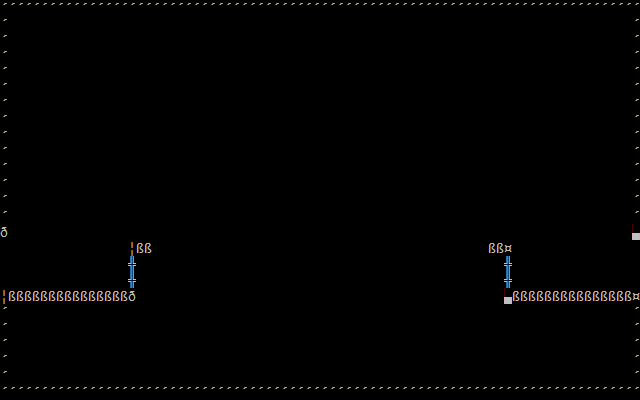

This game map was drawn from its Tiled (.tmx) file and the tilesets committed beside it. A one-line description and the full map source follow:
An orthogonal 80x25 tile map with 8x16 px tiles, 1 tile layer (Calque de Tile 1) and 1 object (Dark_Gray).

<map version="1.0" orientation="orthogonal" renderorder="right-down" width="80" height="25" tilewidth="8" tileheight="16" nextobjectid="3">
 <tileset firstgid="1" source="../Tools/Texture.tsx" />
 <layer name="Calque de Tile 1" width="80" height="25">
  <data encoding="csv">
239,239,239,239,239,239,239,239,239,239,239,239,239,239,239,239,239,239,239,239,239,239,239,239,239,239,239,239,239,239,239,239,239,239,239,239,239,239,239,239,239,239,239,239,239,239,239,239,239,239,239,239,239,239,239,239,239,239,239,239,239,239,239,239,239,239,239,239,239,239,239,239,239,239,239,239,239,239,239,239,
239,0,0,0,0,0,0,0,0,0,0,0,0,0,0,0,0,0,0,0,0,0,0,0,0,0,0,0,0,0,0,0,0,0,0,0,0,0,0,0,0,0,0,0,0,0,0,0,0,0,0,0,0,0,0,0,0,0,0,0,0,0,0,0,0,0,0,0,0,0,0,0,0,0,0,0,0,0,0,239,
239,0,0,0,0,0,0,0,0,0,0,0,0,0,0,0,0,0,0,0,0,0,0,0,0,0,0,0,0,0,0,0,0,0,0,0,0,0,0,0,0,0,0,0,0,0,0,0,0,0,0,0,0,0,0,0,0,0,0,0,0,0,0,0,0,0,0,0,0,0,0,0,0,0,0,0,0,0,0,239,
239,0,0,0,0,0,0,0,0,0,0,0,0,0,0,0,0,0,0,0,0,0,0,0,0,0,0,0,0,0,0,0,0,0,0,0,0,0,0,0,0,0,0,0,0,0,0,0,0,0,0,0,0,0,0,0,0,0,0,0,0,0,0,0,0,0,0,0,0,0,0,0,0,0,0,0,0,0,0,239,
239,0,0,0,0,0,0,0,0,0,0,0,0,0,0,0,0,0,0,0,0,0,0,0,0,0,0,0,0,0,0,0,0,0,0,0,0,0,0,0,0,0,0,0,0,0,0,0,0,0,0,0,0,0,0,0,0,0,0,0,0,0,0,0,0,0,0,0,0,0,0,0,0,0,0,0,0,0,0,239,
239,0,0,0,0,0,0,0,0,0,0,0,0,0,0,0,0,0,0,0,0,0,0,0,0,0,0,0,0,0,0,0,0,0,0,0,0,0,0,0,0,0,0,0,0,0,0,0,0,0,0,0,0,0,0,0,0,0,0,0,0,0,0,0,0,0,0,0,0,0,0,0,0,0,0,0,0,0,0,239,
239,0,0,0,0,0,0,0,0,0,0,0,0,0,0,0,0,0,0,0,0,0,0,0,0,0,0,0,0,0,0,0,0,0,0,0,0,0,0,0,0,0,0,0,0,0,0,0,0,0,0,0,0,0,0,0,0,0,0,0,0,0,0,0,0,0,0,0,0,0,0,0,0,0,0,0,0,0,0,239,
239,0,0,0,0,0,0,0,0,0,0,0,0,0,0,0,0,0,0,0,0,0,0,0,0,0,0,0,0,0,0,0,0,0,0,0,0,0,0,0,0,0,0,0,0,0,0,0,0,0,0,0,0,0,0,0,0,0,0,0,0,0,0,0,0,0,0,0,0,0,0,0,0,0,0,0,0,0,0,239,
239,0,0,0,0,0,0,0,0,0,0,0,0,0,0,0,0,0,0,0,0,0,0,0,0,0,0,0,0,0,0,0,0,0,0,0,0,0,0,0,0,0,0,0,0,0,0,0,0,0,0,0,0,0,0,0,0,0,0,0,0,0,0,0,0,0,0,0,0,0,0,0,0,0,0,0,0,0,0,239,
239,0,0,0,0,0,0,0,0,0,0,0,0,0,0,0,0,0,0,0,0,0,0,0,0,0,0,0,0,0,0,0,0,0,0,0,0,0,0,0,0,0,0,0,0,0,0,0,0,0,0,0,0,0,0,0,0,0,0,0,0,0,0,0,0,0,0,0,0,0,0,0,0,0,0,0,0,0,0,239,
239,0,0,0,0,0,0,0,0,0,0,0,0,0,0,0,0,0,0,0,0,0,0,0,0,0,0,0,0,0,0,0,0,0,0,0,0,0,0,0,0,0,0,0,0,0,0,0,0,0,0,0,0,0,0,0,0,0,0,0,0,0,0,0,0,0,0,0,0,0,0,0,0,0,0,0,0,0,0,239,
239,0,0,0,0,0,0,0,0,0,0,0,0,0,0,0,0,0,0,0,0,0,0,0,0,0,0,0,0,0,0,0,0,0,0,0,0,0,0,0,0,0,0,0,0,0,0,0,0,0,0,0,0,0,0,0,0,0,0,0,0,0,0,0,0,0,0,0,0,0,0,0,0,0,0,0,0,0,0,239,
239,0,0,0,0,0,0,0,0,0,0,0,0,0,0,0,0,0,0,0,0,0,0,0,0,0,0,0,0,0,0,0,0,0,0,0,0,0,0,0,0,0,0,0,0,0,0,0,0,0,0,0,0,0,0,0,0,0,0,0,0,0,0,0,0,0,0,0,0,0,0,0,0,0,0,0,0,0,0,239,
239,0,0,0,0,0,0,0,0,0,0,0,0,0,0,0,0,0,0,0,0,0,0,0,0,0,0,0,0,0,0,0,0,0,0,0,0,0,0,0,0,0,0,0,0,0,0,0,0,0,0,0,0,0,0,0,0,0,0,0,0,0,0,0,0,0,0,0,0,0,0,0,0,0,0,0,0,0,0,239,
208,0,0,0,0,0,0,0,0,0,0,0,0,0,0,0,0,0,0,0,0,0,0,0,0,0,0,0,0,0,0,0,0,0,0,0,0,0,0,0,0,0,0,0,0,0,0,0,0,0,0,0,0,0,0,0,0,0,0,0,0,0,0,0,0,0,0,0,0,0,0,0,0,0,0,0,0,0,0,220,
0,0,0,0,0,0,0,0,0,0,0,0,0,0,0,0,221,225,225,274,0,0,0,0,0,0,0,0,0,0,0,0,0,0,0,0,0,0,0,0,0,0,0,0,0,0,0,0,0,0,0,0,0,0,0,0,0,0,0,0,274,225,225,207,0,0,0,0,0,0,0,0,0,0,0,0,0,0,0,0,
0,0,0,0,0,0,0,0,0,0,0,0,0,0,0,0,206,0,0,0,0,0,0,0,0,0,0,0,0,0,0,0,0,0,0,0,0,0,0,0,0,0,0,0,0,0,0,0,0,0,0,0,0,0,0,0,0,0,0,0,0,0,0,206,0,0,0,0,0,0,0,0,0,0,0,0,0,0,0,0,
0,0,0,0,0,0,0,0,0,0,0,0,0,0,0,0,206,0,0,0,0,0,0,0,0,0,0,0,0,0,0,0,0,0,0,0,0,0,0,0,0,0,0,0,0,0,0,0,0,0,0,0,0,0,0,0,0,0,0,0,0,0,0,206,0,0,0,0,0,0,0,0,0,0,0,0,0,0,0,0,
221,225,225,225,225,225,225,225,225,225,225,225,225,225,225,225,208,0,0,0,0,0,0,0,0,0,0,0,0,0,0,0,0,0,0,0,0,0,0,0,0,0,0,0,0,0,0,0,0,0,0,0,0,0,0,0,0,0,0,0,0,0,0,220,225,225,225,225,225,225,225,225,225,225,225,225,225,225,225,207,
239,0,0,0,0,0,0,0,0,0,0,0,0,0,0,0,0,0,0,0,0,0,0,0,0,0,0,0,0,0,0,0,0,0,0,0,0,0,0,0,0,0,0,0,0,0,0,0,0,0,0,0,0,0,0,0,0,0,0,0,0,0,0,0,0,0,0,0,0,0,0,0,0,0,0,0,0,0,0,239,
239,0,0,0,0,0,0,0,0,0,0,0,0,0,0,0,0,0,0,0,0,0,0,0,0,0,0,0,0,0,0,0,0,0,0,0,0,0,0,0,0,0,0,0,0,0,0,0,0,0,0,0,0,0,0,0,0,0,0,0,0,0,0,0,0,0,0,0,0,0,0,0,0,0,0,0,0,0,0,239,
239,0,0,0,0,0,0,0,0,0,0,0,0,0,0,0,0,0,0,0,0,0,0,0,0,0,0,0,0,0,0,0,0,0,0,0,0,0,0,0,0,0,0,0,0,0,0,0,0,0,0,0,0,0,0,0,0,0,0,0,0,0,0,0,0,0,0,0,0,0,0,0,0,0,0,0,0,0,0,239,
239,0,0,0,0,0,0,0,0,0,0,0,0,0,0,0,0,0,0,0,0,0,0,0,0,0,0,0,0,0,0,0,0,0,0,0,0,0,0,0,0,0,0,0,0,0,0,0,0,0,0,0,0,0,0,0,0,0,0,0,0,0,0,0,0,0,0,0,0,0,0,0,0,0,0,0,0,0,0,239,
239,0,0,0,0,0,0,0,0,0,0,0,0,0,0,0,0,0,0,0,0,0,0,0,0,0,0,0,0,0,0,0,0,0,0,0,0,0,0,0,0,0,0,0,0,0,0,0,0,0,0,0,0,0,0,0,0,0,0,0,0,0,0,0,0,0,0,0,0,0,0,0,0,0,0,0,0,0,0,239,
239,239,239,239,239,239,239,239,239,239,239,239,239,239,239,239,239,239,239,239,239,239,239,239,239,239,239,239,239,239,239,239,239,239,239,239,239,239,239,239,239,239,239,239,239,239,239,239,239,239,239,239,239,239,239,239,239,239,239,239,239,239,239,239,239,239,239,239,239,239,239,239,239,239,239,239,239,239,239,239
</data>
 </layer>
 <objectgroup name="Calque d'objets 1">
  <object id="1" name="Background" type="Dark_Gray" x="0" y="0" width="640" height="400">
   <properties>
    <property name="background-green" type="bool" value="false" />
    <property name="background-intense" type="bool" value="true" />
    <property name="background-red" type="bool" value="false" />
    <property name="filter" value="-1" />
    <property name="green" type="bool" value="false" />
    <property name="intense" type="bool" value="false" />
    <property name="red" type="bool" value="false" />
   </properties>
  </object>
 </objectgroup>
</map>